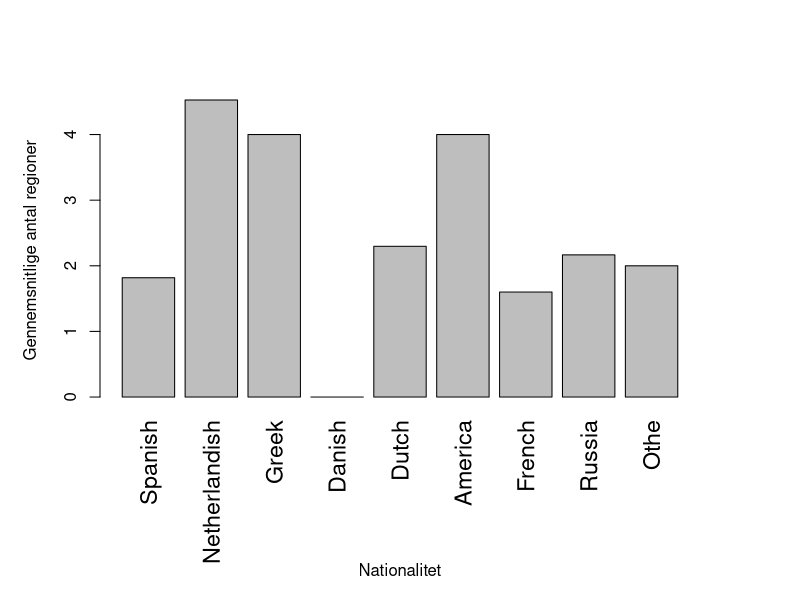
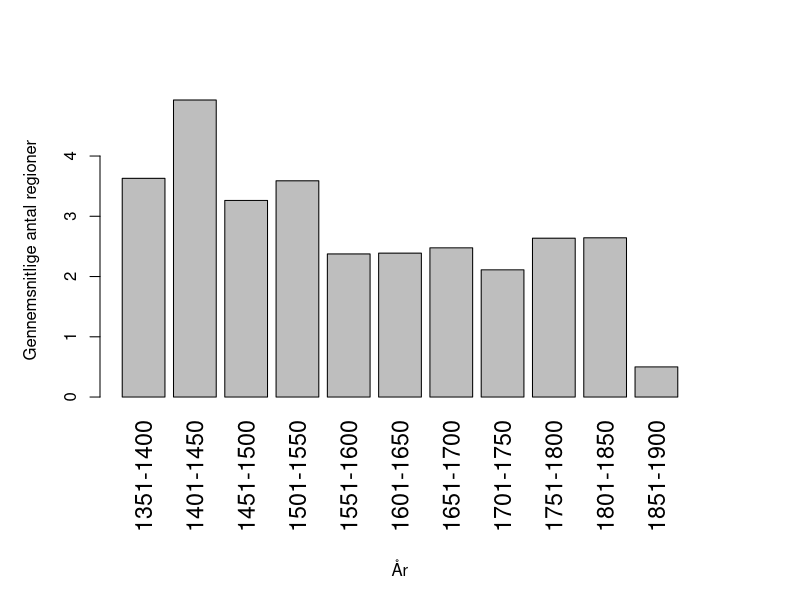

The R source for these figures, in order:
d0 <- read.table("csv/nationcutU.csv", sep=",",header=TRUE)
d1 <- read.table("csv/yearcutU.csv", sep=",",header=TRUE)

png("billeder/nationcutU.png", height = 480, width = 800)
par(las=3, lheight =6, mai=c(2,1,1,1))
barplot(d0$interessante.regioner,beside=TRUE,names=d0$ratios,  cex.axis=1.0, cex.names = 1.4, ylab = "Gennemsnitlige antal regioner" )
par(las=1)
mtext(1, text = "Nationalitet", line = 8)
dev.off()

png("billeder/yearcutU.png", height = 480, width = 800)
par(las=3, lheight =6, mai=c(2,1,1,1))
barplot(d1$interessante.regioner,beside=TRUE,names=d1$ratios, cex.axis=1.0,  cex.names = 1.4, ylab = "Gennemsnitlige antal regioner"  )
par(las=1)
mtext(1, text = "År", line = 8)
dev.off()
q()
